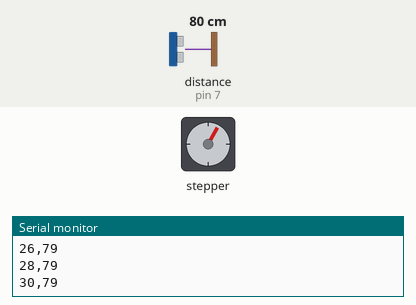
Simulated run of this sketch. Board: Arduino Uno, built with avr-gcc and run on an emulated ATmega328P. On the bench: stepper motor, the last lines printed to the serial monitor. Wiring (inferred from the names in the program): ultrasonic range finder: trigger pin 6; echo pin 7. Inputs (shaded band) come from the test bench; at power-on: distance to the obstacle (sensor on pin 7) 80 cm. The echo pulse lasts 58.3 µs per cm; stepper angles assume 2048 steps per turn.

Above: at 2.26 s.
2.3 s: distance to the obstacle (sensor on pin 7) set to 2 cm
At 3.36 s:
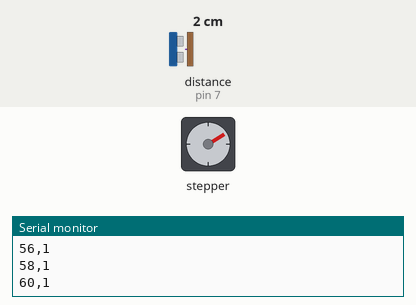
5.3 s: distance to the obstacle (sensor on pin 7) set to 35 cm
At 5.65 s:
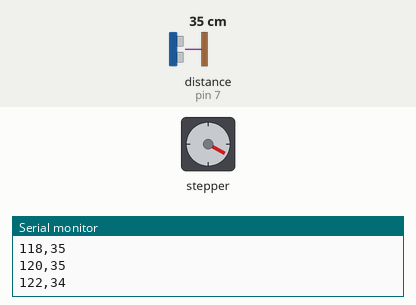
8.3 s: distance to the obstacle (sensor on pin 7) set to 120 cm
At 9.06 s:
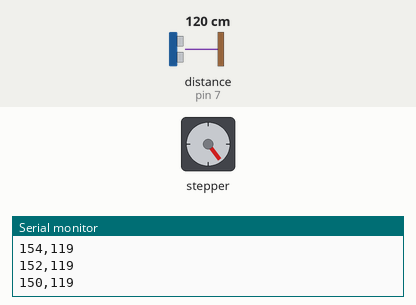
11.3 s: distance to the obstacle (sensor on pin 7) set to 250 cm
Timing chart, 0 to 18.3 s (numbered marks = the images above; inputs shaded):
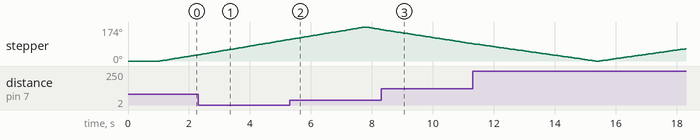

The sketch:

radar_controller.ino
```cpp
#include <Stepper.h>

const int STEPS_PER_REVOLUTION = 2048;

// ULN2003 driver pins
const int IN1 = 8;
const int IN2 = 9;
const int IN3 = 10;
const int IN4 = 11;

// HC-SR04 pins
const int TRIG_PIN = 6;
const int ECHO_PIN = 7;

const int MIN_ANGLE = 0;
const int MAX_ANGLE = 180;
const int ANGLE_STEP = 2;

Stepper radarMotor(
  STEPS_PER_REVOLUTION,
  IN1,
  IN3,
  IN2,
  IN4
);

int currentAngle = 0;

long angleToSteps(int angleChange) {
  return (long) angleChange * STEPS_PER_REVOLUTION / 360;
}

int measureDistanceCm() {
  digitalWrite(TRIG_PIN, LOW);
  delayMicroseconds(2);

  digitalWrite(TRIG_PIN, HIGH);
  delayMicroseconds(10);
  digitalWrite(TRIG_PIN, LOW);

  unsigned long duration = pulseIn(ECHO_PIN, HIGH, 30000);

  if (duration == 0) {
    return 0;
  }

  return duration * 0.0343 / 2;
}

void moveToAngle(int targetAngle) {
  int angleChange = targetAngle - currentAngle;
  long steps = angleToSteps(angleChange);

  radarMotor.step(steps);
  currentAngle = targetAngle;
}

void sendMeasurement(int angle) {
  moveToAngle(angle);
  delay(40);

  int distance = measureDistanceCm();

  Serial.print(angle);
  Serial.print(",");
  Serial.println(distance);
}

void setup() {
  Serial.begin(9600);

  pinMode(TRIG_PIN, OUTPUT);
  pinMode(ECHO_PIN, INPUT);

  radarMotor.setSpeed(10);

  // The sensor must be manually positioned at 0° before startup.
  currentAngle = 0;

  delay(1000);
}

void loop() {
  for (int angle = MIN_ANGLE; angle <= MAX_ANGLE; angle += ANGLE_STEP) {
    sendMeasurement(angle);
  }

  for (int angle = MAX_ANGLE; angle >= MIN_ANGLE; angle -= ANGLE_STEP) {
    sendMeasurement(angle);
  }
}
```
